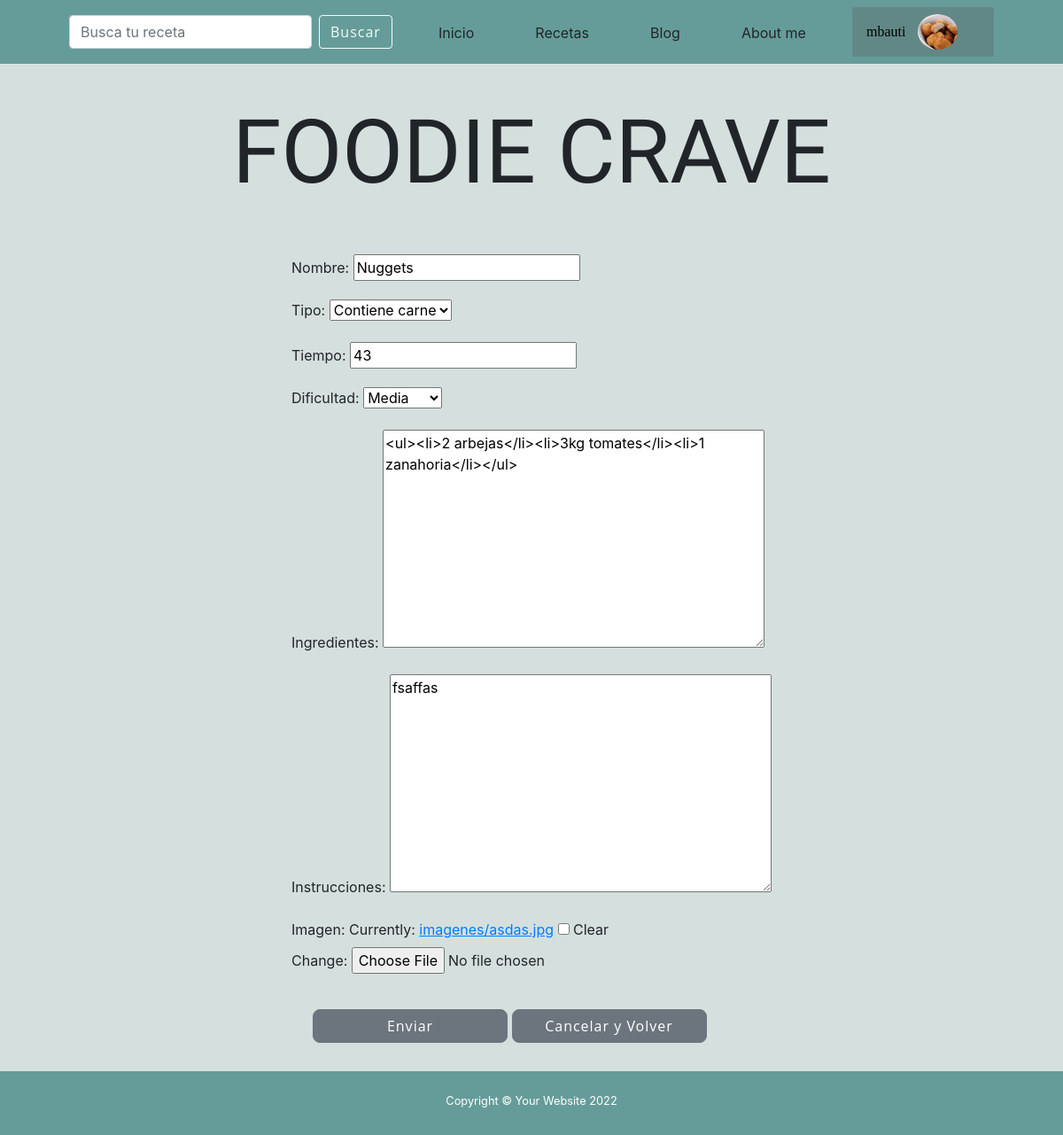
/recetas/editar/15/ (signed in), run on an earlier commit of the app's database.
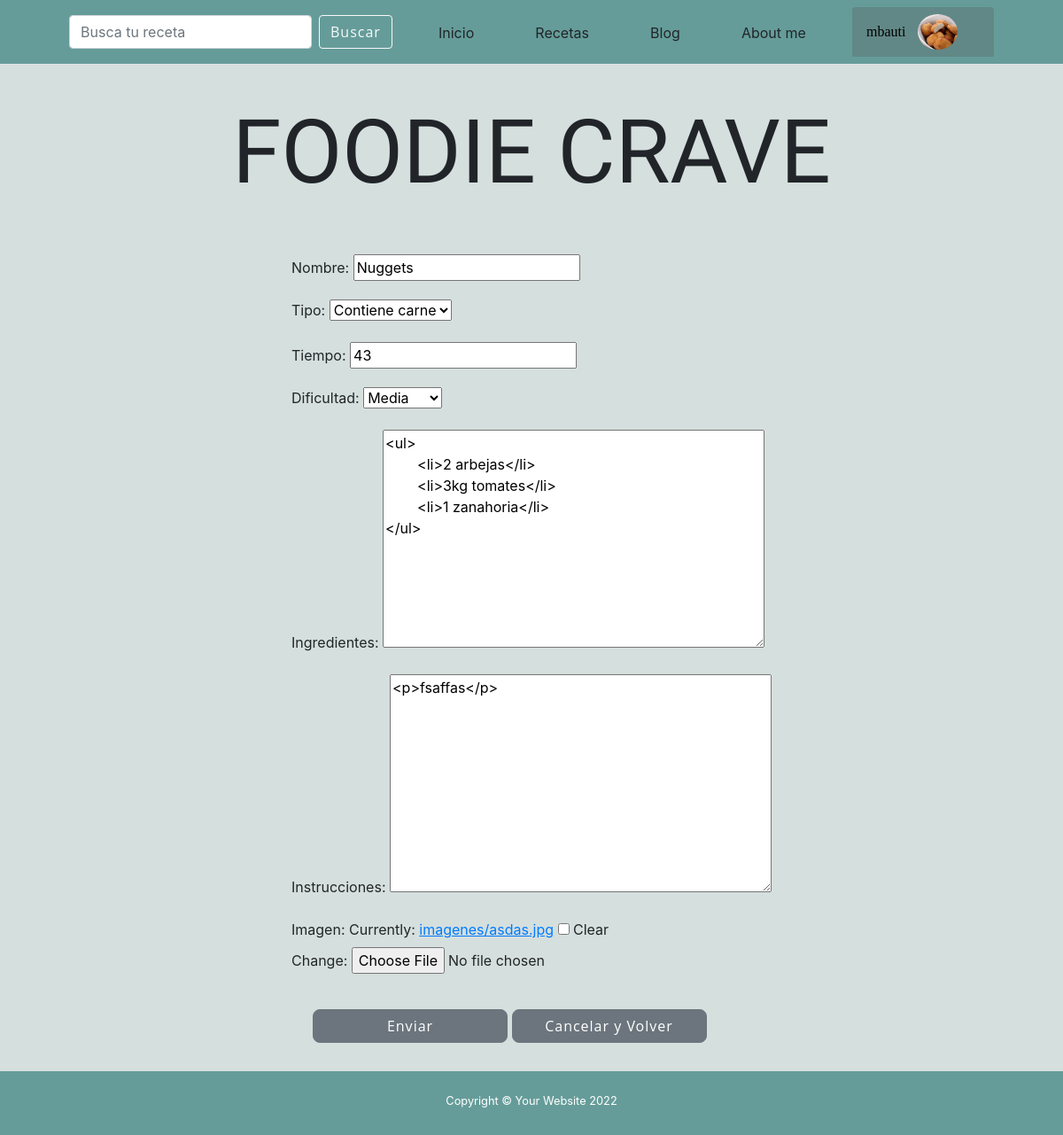
And on a later commit of the database.
### AppCoder/models.py (models this page shows, shortened)
class Recetas(models.Model):
    TIPO_OPCIONES = [
        (1, "Vegetariano"),
        (2, "Vegano"),
        (3, "Contiene carne"),
        (4, "Free Gluten")
    ]
    DIFICULTAD_OPCIONES= [
        (1,"Facil"),
        (2,"Media"),
        (3,"Dificil")
    ]
    nombre = models.CharField(max_length=40);
    tipo = models.IntegerField(null=False,blank=False,choices= TIPO_OPCIONES)
    tiempo =  models.IntegerField()
    dificultad = models.IntegerField(null=False,blank=False, choices= DIFICULTAD_OPCIONES)
    ingredientes = RichTextField()
    instrucciones = RichTextField()
    fecha = models.DateTimeField(auto_now_add=True)
    imagen = models.ImageField(null=True,blank=True, upload_to= "imagenes/")

### AppCoder/views.py (the view, shortened to what this page needs)
# urls.py: path('editar/<int:pk>/', RecetasUpdate.as_view(), name='RecetasUpdate'),
@method_decorator(login_required, name='dispatch')
class RecetasUpdate(UpdateView):
    model = Recetas
    succes_url = reverse_lazy('Recetas')
    fields = ['nombre', 'tipo','tiempo','dificultad','ingredientes','instrucciones','imagen']
    def get_context_data(self, **kwargs):
        context = super().get_context_data(**kwargs)
        context['avatar'] = obtener_avatar(self.request)
        return context

### AppRegistro/views.py (called while the page is built)
def obtener_avatar(request):
    lista = Avatar.objects.filter(usuario=request.user)
    if len(lista) != 0:
        avatar = lista[0].imagen.url
    else:
        avatar = '/media/avatar/AvatarDefault.png'
    return avatar

### AppCoder/templates/AppCoder/recetas_form.html (shortened to what this page needs)
{% extends 'AppCoder/padre.html' %}
{% load static %}
{% block contenidoQueCambia %}
<div style="display: flex; flex-direction: column; align-items: center; text-align: left;">
    <form method="POST" enctype="multipart/form-data">{% csrf_token %}
        {{form.as_p}}
        <div style="padding: 24px;">
            <input class="btn btn-secondary" style="border-radius: 8px; width: 220px;" type="submit" value="Enviar">
            <a class="btn btn-secondary" style="border-radius: 8px; width: 220px;" href="{% url 'Recetas' %}">Cancelar y Volver</a>
        </div>
    </form>
</div>
{% endblock %}

What changed in the data, as far as the page shows it:
changed Recetas "Nuggets": ingredientes "<ul><li>2 arbejas</li><li>3kg tomates</li><li>1 zanahoria</li></ul>" → "<ul> <li>2 arbejas</li> <li>3kg tomates</li> <li>1 zanahoria</li> </ul>"; instrucciones "fsaffas" → "<p>fsaffas</p>"
